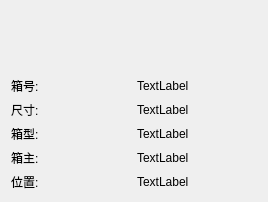
<?xml version="1.0" encoding="UTF-8"?>
<ui version="4.0">
 <class>InfoDialog</class>
 <widget class="QWidget" name="InfoDialog">
  <property name="geometry">
   <rect>
    <x>0</x>
    <y>0</y>
    <width>268</width>
    <height>202</height>
   </rect>
  </property>
  <property name="windowTitle">
   <string>Form</string>
  </property>
  <layout class="QVBoxLayout" name="verticalLayout_2">
   <item>
    <layout class="QHBoxLayout" name="horizontalLayout_6">
     <item>
      <widget class="QLabel" name="label_img">
       <property name="text">
        <string/>
       </property>
      </widget>
     </item>
     <item>
      <widget class="QLabel" name="label_6">
       <property name="text">
        <string/>
       </property>
      </widget>
     </item>
    </layout>
   </item>
   <item>
    <layout class="QVBoxLayout" name="verticalLayout">
     <item>
      <layout class="QHBoxLayout" name="horizontalLayout">
       <item>
        <widget class="QLabel" name="label">
         <property name="text">
          <string>箱号:</string>
         </property>
        </widget>
       </item>
       <item>
        <widget class="QLabel" name="label_ctnno">
         <property name="text">
          <string>TextLabel</string>
         </property>
        </widget>
       </item>
      </layout>
     </item>
     <item>
      <layout class="QHBoxLayout" name="horizontalLayout_2">
       <item>
        <widget class="QLabel" name="label_2">
         <property name="text">
          <string>尺寸:</string>
         </property>
        </widget>
       </item>
       <item>
        <widget class="QLabel" name="label_ctnSize">
         <property name="text">
          <string>TextLabel</string>
         </property>
        </widget>
       </item>
      </layout>
     </item>
     <item>
      <layout class="QHBoxLayout" name="horizontalLayout_3">
       <item>
        <widget class="QLabel" name="label_3">
         <property name="text">
          <string>箱型:</string>
         </property>
        </widget>
       </item>
       <item>
        <widget class="QLabel" name="label_ctnType">
         <property name="text">
          <string>TextLabel</string>
         </property>
        </widget>
       </item>
      </layout>
     </item>
     <item>
      <layout class="QHBoxLayout" name="horizontalLayout_4">
       <item>
        <widget class="QLabel" name="label_4">
         <property name="text">
          <string>箱主:</string>
         </property>
        </widget>
       </item>
       <item>
        <widget class="QLabel" name="label_ctnOwner">
         <property name="text">
          <string>TextLabel</string>
         </property>
        </widget>
       </item>
      </layout>
     </item>
     <item>
      <layout class="QHBoxLayout" name="horizontalLayout_5">
       <item>
        <widget class="QLabel" name="label_5">
         <property name="text">
          <string>位置:</string>
         </property>
        </widget>
       </item>
       <item>
        <widget class="QLabel" name="label_position">
         <property name="text">
          <string>TextLabel</string>
         </property>
        </widget>
       </item>
      </layout>
     </item>
    </layout>
   </item>
  </layout>
 </widget>
 <resources/>
 <connections/>
</ui>
